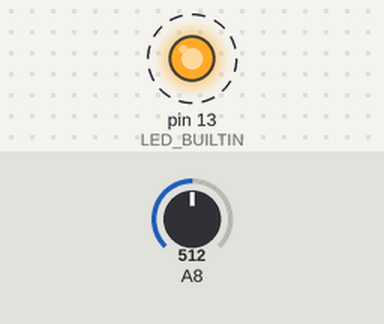
A sketch run on a simulated Arduino Mega 2560, built with avr-gcc and run on an emulated ATmega2560. On the bench: output pins drawn as LEDs (lit = HIGH). Dashed ring = blinking. Inputs (shaded band) come from the test bench; at power-on: A8 = 512. What the sketch prints to the serial monitor is not drawn.

Above: at 0.03 s.
Timing chart, 0 to 3.0 s (numbered marks = the images above):
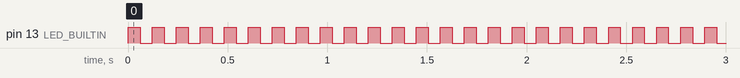

Measured:
- by itself, pin 13 (LED_BUILTIN): alternates HIGH for 0.06 s and LOW for 0.06 s

The sketch:

arduino_sensors.ino
```cpp
const int SERIAL_OUTPUT_SIZE = 64;

class TOUCH_SENSOR {
  private:
    int id;
    int pin;

  public:
    TOUCH_SENSOR(int d, int p) {
      id = d;
      pin = p;
      pinMode(p, INPUT);
    }

    int getId() {
      return id;
    }

    int getReading() {
      return analogRead(pin);
    }
};

TOUCH_SENSOR sensors[] = {
  TOUCH_SENSOR(0, A8)
  // TOUCH_SENSOR(1, A7),
  // TOUCH_SENSOR(2, A6),
  // TOUCH_SENSOR(3, A5)
};
const int numSensors = sizeof(sensors) / sizeof(sensors[0]);

void setup() {
  Serial2.begin(115200);
  Serial.begin(115200);
  pinMode(LED_BUILTIN, OUTPUT);

}

void loop() {
  char buf[SERIAL_OUTPUT_SIZE];
  int offset = 0;


  offset += snprintf(buf + offset, sizeof(buf) - offset, "{");

  for (int i = 0; i < numSensors; i++) {
    if (offset < (int)sizeof(buf) - 2) {
      offset += snprintf(buf + offset, sizeof(buf) - offset,
                         "%s\"%d\":%d",
                         (i == 0 ? "" : ","),
                         sensors[i].getId(),
                         sensors[i].getReading());
    }
  }

  if (offset < (int)sizeof(buf)) {
    snprintf(buf + offset, sizeof(buf) - offset, "}");
  }

  Serial2.println(buf);
  Serial.println(buf);
  digitalWrite(LED_BUILTIN, HIGH);
  delay(60);
  digitalWrite(LED_BUILTIN, LOW);
  delay(60);
}
```
